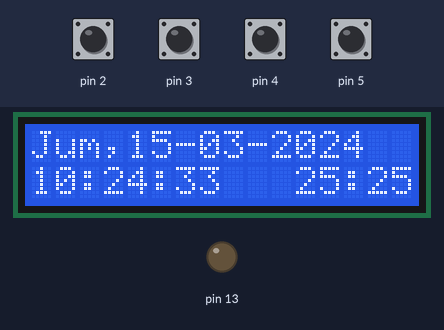
Bench run of a sketch on a simulated Arduino Uno, built with avr-gcc and run on an emulated ATmega328P. Parts: 16×2 character LCD, output pins drawn as LEDs (lit = HIGH). Inputs (shaded band) come from the test bench; at power-on: pin 2–5 HIGH. The local clock reads 2024-03-15 10:24:30 at power-on unless the sketch sets it.

Above: at 3.2 s.
3.3 s: pin 2 pulled LOW for 0.15 s
At 4.6 s:
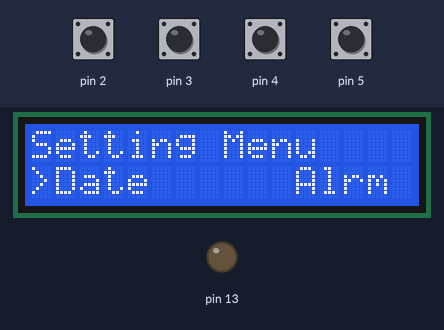
5.0 s: pin 5 pulled LOW for 0.15 s
At 6.8 s:
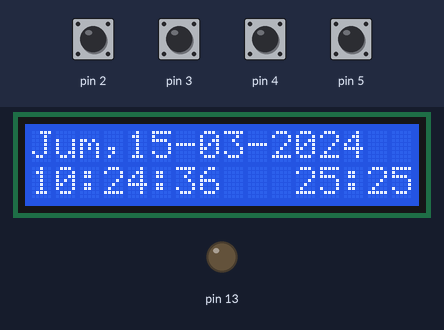
7.0 s: pin 2 pulled LOW for 1 s
At 8.4 s:
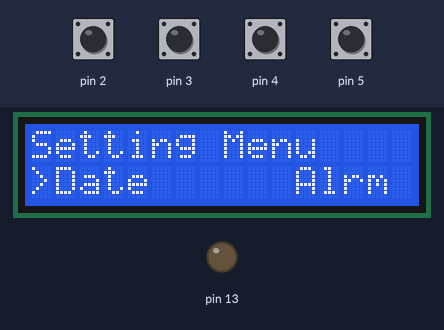
9.5 s: pin 3 pulled LOW for 0.15 s
At 11.0 s:
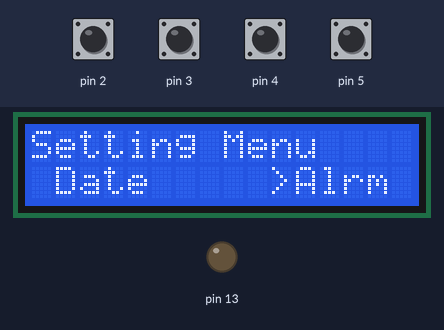
14.2 s: pin 5 pulled LOW for 1 s
At 16.7 s:
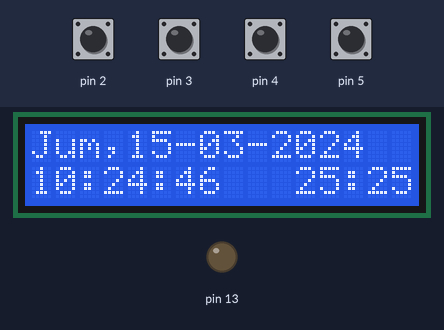
Timing chart, 0 to 18.2 s (numbered marks = the images above; inputs shaded):
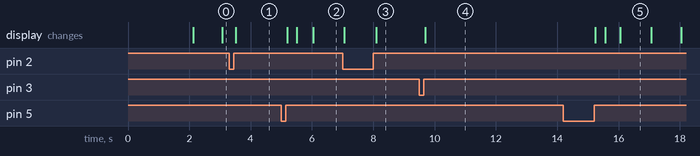

Measured:
- after the input at 3.3 s, the display: changes after 0.21 s (image 1)
- after the input at 5.0 s, the display: first changes after 0.20 s (image 2 shows a later state)
- after the input at 7.0 s, the display: first differs from a run without the input after 1.1 s (image 3)
- after the input at 9.5 s, the display: changes after 0.20 s (image 4)
- after the input at 14.2 s, the display: first changes after 1.0 s (image 5 shows a later state)

The sketch:

jam_digital_alarm2.ino
```cpp
//<strong>www.nyebarilmu.com</strong>
//<strong>2019</strong>
//<strong>Digital Clock Module RTC DS1307 with setting push button</strong>

#include <JC_Button.h>
#include <Wire.h>
//#include <LiquidCrystal_PCF8574.h>
#include <LiquidCrystal_I2C.h>
#include "RTClib.h"
#include <EEPROM.h>

char daysOfTheWeek[7][12] = {"Min", "Sen", "Sel", "Rab", "Kam", "Jum", "Sab"};

RTC_DS1307 rtc;
//LiquidCrystal_PCF8574 lcd(0x27);
LiquidCrystal_I2C lcd(0x27, 2, 1, 0, 4, 5, 6, 7, 3, POSITIVE);


int jam, menit, tanggal, bulan, tahun;
int jam1, menit1, tanggal1, bulan1, tahun1;

int state_alrm=0;
int jam_alrm=00, menit_alrm=00;

const byte
BUTTON_PIN(2), relay_alrm(13),
BUTTON_PIN2(3),
BUTTON_PIN3(4),
BUTTON_PIN4(5);

Button
myBtn(BUTTON_PIN),
myBtn2(BUTTON_PIN2),
myBtn3(BUTTON_PIN3),
myBtn4(BUTTON_PIN4);

void setup()
{
  lcd.begin(16, 2); // 16 baris, 2 kolom
lcd.setBacklight(255); //menyalakan lampu latar

lcd.setCursor(0,0);
lcd.print("Excellent");
lcd.setCursor(0,1);
lcd.print("DIGITAL CLOCK");
delay(2000);
lcd.clear();

    myBtn.begin();
    myBtn2.begin();
    myBtn3.begin();
    myBtn4.begin();
    pinMode(relay_alrm, OUTPUT);

  digitalWrite(relay_alrm, LOW);
}

void loop()
{
    static bool ledState;
    myBtn.read();
    myBtn2.read();
    myBtn3.read();
    myBtn4.read();

DateTime now = rtc.now();
    lcd.setCursor(0,0);
    lcd.print(daysOfTheWeek[now.dayOfTheWeek()]);
    lcd.print(",");
    lcd.setCursor(4,0);
    if (now.day()<=9){lcd.print("0");}
    lcd.print(now.day(), DEC);
    lcd.print('-');
    if (now.month()<=9){lcd.print("0");}
    lcd.print(now.month(), DEC);
    lcd.print('-');
    lcd.print(now.year(), DEC);

    lcd.setCursor(0,1);
    if (now.hour()<=9){lcd.print("0");}
    lcd.print(now.hour(), DEC);
    lcd.print(':');
    if (now.minute()<=9){lcd.print("0");}
    lcd.print(now.minute(), DEC);
    lcd.print(':');
    if (now.second()<=9){lcd.print("0");}
    lcd.print(now.second(), DEC);

    jam = now.hour(),DEC;
    menit = now.minute(),DEC;

    state_alrm = EEPROM.read(0);
    jam_alrm = EEPROM.read(1);
    menit_alrm = EEPROM.read(2);

  if(state_alrm==1) {lcd.setCursor(10,1);lcd.print("#");}
  if(state_alrm==2) {lcd.setCursor(10,1);lcd.print("*");}

  lcd.setCursor(11,1);lcd.print(jam_alrm);
  lcd.setCursor(13,1);lcd.print(":");
  lcd.setCursor(14,1);lcd.print(menit_alrm);
  if(state_alrm == 2 && jam_alrm == jam && menit_alrm==menit) {digitalWrite(relay_alrm, HIGH);}
  if(state_alrm == 2 && menit_alrm+3) {digitalWrite(relay_alrm, LOW);}
  if (myBtn4.wasReleased())  {digitalWrite(relay_alrm, LOW);}

    if (myBtn.wasReleased())  {Settings();}
}

void Settings(){
    lcd.clear();
     int a = 1;
    while(1){
      myBtn.read();
      myBtn2.read();
      myBtn3.read();
      myBtn4.read();
      lcd.setCursor(0,0);lcd.print("Setting Menu");
      lcd.setCursor(1,1);lcd.print("Date");
      lcd.setCursor(11,1);lcd.print("Alrm");

      if (myBtn2.wasReleased())  {a++; if(a==3) a=1;}
      if (myBtn3.wasReleased())  {a--; if(a==-1) a=2;}
      switch(a){
      case 1:
      lcd.setCursor(0,1);lcd.print(">");
      lcd.setCursor(10,1);lcd.print(" ");
      if (myBtn.wasReleased())  {Set_date();}
      break;
      case 2:
      lcd.setCursor(0,1);lcd.print(" ");
      lcd.setCursor(10,1);lcd.print(">");
     if (myBtn.wasReleased())  {Set_alrm();}
      break;
    }
    if (myBtn4.wasReleased()) { lcd.clear();break;}
}
}

void Set_date(){
  lcd.clear();
    int b = 1;
    DateTime now = rtc.now();
    jam = now.hour(),DEC;
    menit = now.minute(),DEC;
    tanggal = now.day(),DEC;
    bulan = now.month(),DEC;
    tahun = now.year(),DEC;

    while(1){
      myBtn.read();
      myBtn2.read();
      myBtn3.read();
      myBtn4.read();
     if (myBtn.wasReleased())  {b++; if(b==7) b=1;}

       lcd.setCursor(0,0);lcd.print(jam,DEC);
       lcd.setCursor(2,0);lcd.print(":");
       lcd.setCursor(3,0);lcd.print(menit,DEC);
       lcd.setCursor(00,1);lcd.print(tanggal,DEC);
       lcd.setCursor(2,1);lcd.print("-");
       lcd.setCursor(3,1);lcd.print(bulan,DEC);
       lcd.setCursor(5,1);lcd.print("-");
       lcd.setCursor(6,1);lcd.print(tahun,DEC);
       lcd.setCursor(11,1);lcd.print("SAVE");

      switch(b){
      case 1:
      lcd.setCursor(0,0);lcd.print(jam,DEC);
      lcd.setCursor(0,0);lcd.print("  ");
      lcd.setCursor(2,00);lcd.print(":");
      if (myBtn2.wasReleased())  {jam++; if(jam==24) jam=0;}
      if (myBtn3.wasReleased())  {jam--; if(jam==-1) jam=23;}
      break;
      case 2:
      lcd.setCursor(3,0);lcd.print(menit,DEC);
      lcd.setCursor(3,0);lcd.print("  ");
      if (myBtn2.wasReleased())  {menit++; if(menit==60) menit=0;}
      if (myBtn3.wasReleased())  {menit--; if(menit==-1) menit=59;}
      break;
      case 3:
      lcd.setCursor(0,1);lcd.print(tanggal,DEC);
      lcd.setCursor(0,1);lcd.print("  ");
      lcd.setCursor(2,1);lcd.print("-");
      if (myBtn2.wasReleased())  {tanggal++; if(tanggal==32) tanggal=1;}
      if (myBtn3.wasReleased())  {tanggal--; if(tanggal==0) tanggal=31;}
      break;
      case 4:
      lcd.setCursor(3,1);lcd.print(bulan,DEC);
      lcd.setCursor(3,1);lcd.print("  ");
      lcd.setCursor(5,1);lcd.print("-");
      if (myBtn2.wasReleased())  {bulan++; if(bulan==13) bulan=1;}
      if (myBtn3.wasReleased())  {bulan--; if(bulan==0) bulan=12;}
      break;
      case 5:
      lcd.setCursor(6,1);lcd.print(tahun,DEC);
      lcd.setCursor(6,1);lcd.print("    ");
      if (myBtn2.wasReleased())  {tahun++; if(tahun==2100) tahun=2000;}
      if (myBtn3.wasReleased())  {tahun--; if(tahun==1999) tahun=2099;}
      break;
      case 6:
      lcd.setCursor(11,1);lcd.print("SAVE");
      lcd.setCursor(11,1);lcd.print("    ");
      if (myBtn2.wasReleased())  {
        jam1=jam; menit1=menit; tanggal1=tanggal; bulan1=bulan; tahun1=tahun;
        rtc.adjust(DateTime(tahun1,bulan1,tanggal1,jam1,menit1,0));
        lcd.setCursor(0,0);lcd.print("Data tersimpan..");
        delay(1000);lcd.clear();}
      break;
}
if (myBtn4.wasReleased()) { lcd.clear();break;}
    }
}

void Set_alrm(){
  lcd.clear();
  int c = 1;

  state_alrm = EEPROM.read(0);
  jam_alrm = EEPROM.read(1);
  menit_alrm = EEPROM.read(2);

 while(1){
  myBtn.read();
  myBtn2.read();
  myBtn3.read();
  myBtn4.read();

  lcd.setCursor(0,0);lcd.print("Status:");
  if(state_alrm==1) {lcd.setCursor(7,0);lcd.print("OFF");}
  if(state_alrm==2) {lcd.setCursor(7,0);lcd.print("ON ");}
  lcd.setCursor(0,1);lcd.print("Waktu:");
  lcd.setCursor(6,1);lcd.print(jam_alrm);
  lcd.setCursor(8,1);lcd.print(":");
  lcd.setCursor(9,1);lcd.print(menit_alrm);
  lcd.setCursor(11,1);lcd.print("SAVE");
 if (myBtn.wasReleased())  {c++; if(c==5) c=1;}
      switch(c){
      case 1:
      if(state_alrm==1) {lcd.setCursor(7,0);lcd.print("OFF");}
      if(state_alrm==2) {lcd.setCursor(7,0);lcd.print("ON ");}
      lcd.setCursor(7,0);lcd.print("   ");
      if (myBtn2.wasReleased())  {state_alrm++; if(state_alrm==3) state_alrm=1;}
      if (myBtn3.wasReleased())  {{state_alrm--; if(state_alrm==0) state_alrm=2;}
      break;
      case 2:
      lcd.setCursor(6,1);lcd.print(jam_alrm);
      lcd.setCursor(6,1);lcd.print("  ");
      if (myBtn2.wasReleased())  {jam_alrm++; if(jam_alrm==24) jam_alrm=0;}
      if (myBtn3.wasReleased())  {jam_alrm--; if(jam_alrm==-1) jam_alrm=23;}
      break;
      case 3:
      lcd.setCursor(9,1);lcd.print(menit_alrm);
      lcd.setCursor(9,1);lcd.print("  ");
      if (myBtn2.wasReleased())  {menit_alrm++; if(menit_alrm==60) menit_alrm=0;}
      if (myBtn3.wasReleased())  {menit_alrm--; if(menit_alrm==-1) menit_alrm=59;}
      break;
      case 4:
      lcd.setCursor(11,1);lcd.print("SAVE");
      lcd.setCursor(11,1);lcd.print("    ");
      if (myBtn2.wasReleased())  {
        EEPROM.write(0,state_alrm);
        EEPROM.write(1,jam_alrm);
        EEPROM.write(2,menit_alrm);
        lcd.setCursor(0,0);lcd.print("Data tersimpan..");
        delay(1000);lcd.clear();}
      break;
}
    }
if (myBtn4.wasReleased()) { lcd.clear();break;}
}
}
```
